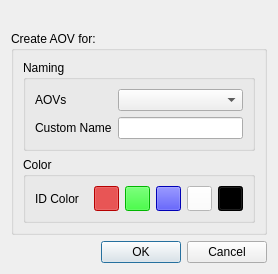
<?xml version="1.0" encoding="UTF-8"?>
<ui version="4.0">
 <class>aovDialog</class>
 <widget class="QDialog" name="aovDialog">
  <property name="geometry">
   <rect>
    <x>0</x>
    <y>0</y>
    <width>278</width>
    <height>260</height>
   </rect>
  </property>
  <property name="windowTitle">
   <string>Create AOV</string>
  </property>
  <property name="sizeGripEnabled">
   <bool>false</bool>
  </property>
  <property name="modal">
   <bool>false</bool>
  </property>
  <layout class="QGridLayout" name="gridLayout">
   <item row="2" column="0">
    <widget class="QDialogButtonBox" name="buttonBox">
     <property name="orientation">
      <enum>Qt::Horizontal</enum>
     </property>
     <property name="standardButtons">
      <set>QDialogButtonBox::Cancel|QDialogButtonBox::Ok</set>
     </property>
     <property name="centerButtons">
      <bool>false</bool>
     </property>
    </widget>
   </item>
   <item row="0" column="0">
    <widget class="QLabel" name="mainIcon">
     <property name="text">
      <string/>
     </property>
     <property name="pixmap">
      <pixmap>../icons/arAOVcreation.png</pixmap>
     </property>
    </widget>
   </item>
   <item row="1" column="0">
    <widget class="QGroupBox" name="aovGroups">
     <property name="title">
      <string>Create AOV for: </string>
     </property>
     <layout class="QGridLayout" name="gridLayout_5">
      <item row="1" column="0">
       <widget class="QGroupBox" name="colorGroup">
        <property name="title">
         <string>Color</string>
        </property>
        <layout class="QGridLayout" name="gridLayout_7">
         <item row="0" column="0">
          <widget class="QLabel" name="idLabel">
           <property name="text">
            <string>ID Color</string>
           </property>
          </widget>
         </item>
         <item row="0" column="1">
          <layout class="QHBoxLayout" name="maskColorLayout">
           <item>
            <widget class="QPushButton" name="redBtn">
             <property name="minimumSize">
              <size>
               <width>25</width>
               <height>25</height>
              </size>
             </property>
             <property name="maximumSize">
              <size>
               <width>25</width>
               <height>25</height>
              </size>
             </property>
             <property name="styleSheet">
              <string notr="true">background-color: rgb(255, 0, 0);</string>
             </property>
             <property name="text">
              <string/>
             </property>
             <property name="checkable">
              <bool>true</bool>
             </property>
             <property name="checked">
              <bool>true</bool>
             </property>
             <property name="autoExclusive">
              <bool>true</bool>
             </property>
             <property name="default">
              <bool>false</bool>
             </property>
             <property name="flat">
              <bool>false</bool>
             </property>
            </widget>
           </item>
           <item>
            <widget class="QPushButton" name="greenBtn">
             <property name="minimumSize">
              <size>
               <width>25</width>
               <height>25</height>
              </size>
             </property>
             <property name="maximumSize">
              <size>
               <width>25</width>
               <height>25</height>
              </size>
             </property>
             <property name="styleSheet">
              <string notr="true">background-color: rgb(0, 255, 0);</string>
             </property>
             <property name="text">
              <string/>
             </property>
             <property name="checkable">
              <bool>true</bool>
             </property>
             <property name="autoExclusive">
              <bool>true</bool>
             </property>
             <property name="flat">
              <bool>false</bool>
             </property>
            </widget>
           </item>
           <item>
            <widget class="QPushButton" name="blueBtn">
             <property name="minimumSize">
              <size>
               <width>25</width>
               <height>25</height>
              </size>
             </property>
             <property name="maximumSize">
              <size>
               <width>25</width>
               <height>25</height>
              </size>
             </property>
             <property name="styleSheet">
              <string notr="true">background-color: rgb(0, 0, 255);</string>
             </property>
             <property name="text">
              <string/>
             </property>
             <property name="checkable">
              <bool>true</bool>
             </property>
             <property name="autoExclusive">
              <bool>true</bool>
             </property>
             <property name="flat">
              <bool>false</bool>
             </property>
            </widget>
           </item>
           <item>
            <widget class="QPushButton" name="whiteBtn">
             <property name="minimumSize">
              <size>
               <width>25</width>
               <height>25</height>
              </size>
             </property>
             <property name="maximumSize">
              <size>
               <width>25</width>
               <height>25</height>
              </size>
             </property>
             <property name="styleSheet">
              <string notr="true">background-color: rgb(255, 255, 255);</string>
             </property>
             <property name="text">
              <string/>
             </property>
             <property name="checkable">
              <bool>true</bool>
             </property>
             <property name="autoExclusive">
              <bool>true</bool>
             </property>
             <property name="flat">
              <bool>false</bool>
             </property>
            </widget>
           </item>
           <item>
            <widget class="QPushButton" name="blackBtn">
             <property name="minimumSize">
              <size>
               <width>25</width>
               <height>25</height>
              </size>
             </property>
             <property name="maximumSize">
              <size>
               <width>25</width>
               <height>25</height>
              </size>
             </property>
             <property name="styleSheet">
              <string notr="true">background-color: rgb(0, 0, 0);</string>
             </property>
             <property name="text">
              <string/>
             </property>
             <property name="checkable">
              <bool>true</bool>
             </property>
             <property name="autoExclusive">
              <bool>true</bool>
             </property>
             <property name="flat">
              <bool>false</bool>
             </property>
            </widget>
           </item>
          </layout>
         </item>
        </layout>
       </widget>
      </item>
      <item row="0" column="0">
       <widget class="QGroupBox" name="namingGroup">
        <property name="title">
         <string>Naming</string>
        </property>
        <layout class="QGridLayout" name="gridLayout_6">
         <item row="1" column="1">
          <widget class="QLineEdit" name="customAOV"/>
         </item>
         <item row="0" column="0">
          <widget class="QLabel" name="aovLabel">
           <property name="text">
            <string>AOVs</string>
           </property>
          </widget>
         </item>
         <item row="0" column="1">
          <widget class="QComboBox" name="aovCombo"/>
         </item>
         <item row="1" column="0">
          <widget class="QLabel" name="customLabel">
           <property name="text">
            <string>Custom Name</string>
           </property>
          </widget>
         </item>
        </layout>
       </widget>
      </item>
     </layout>
    </widget>
   </item>
  </layout>
 </widget>
 <resources/>
 <connections>
  <connection>
   <sender>buttonBox</sender>
   <signal>accepted()</signal>
   <receiver>aovDialog</receiver>
   <slot>accept()</slot>
   <hints>
    <hint type="sourcelabel">
     <x>248</x>
     <y>254</y>
    </hint>
    <hint type="destinationlabel">
     <x>157</x>
     <y>274</y>
    </hint>
   </hints>
  </connection>
  <connection>
   <sender>buttonBox</sender>
   <signal>rejected()</signal>
   <receiver>aovDialog</receiver>
   <slot>reject()</slot>
   <hints>
    <hint type="sourcelabel">
     <x>316</x>
     <y>260</y>
    </hint>
    <hint type="destinationlabel">
     <x>286</x>
     <y>274</y>
    </hint>
   </hints>
  </connection>
 </connections>
</ui>
